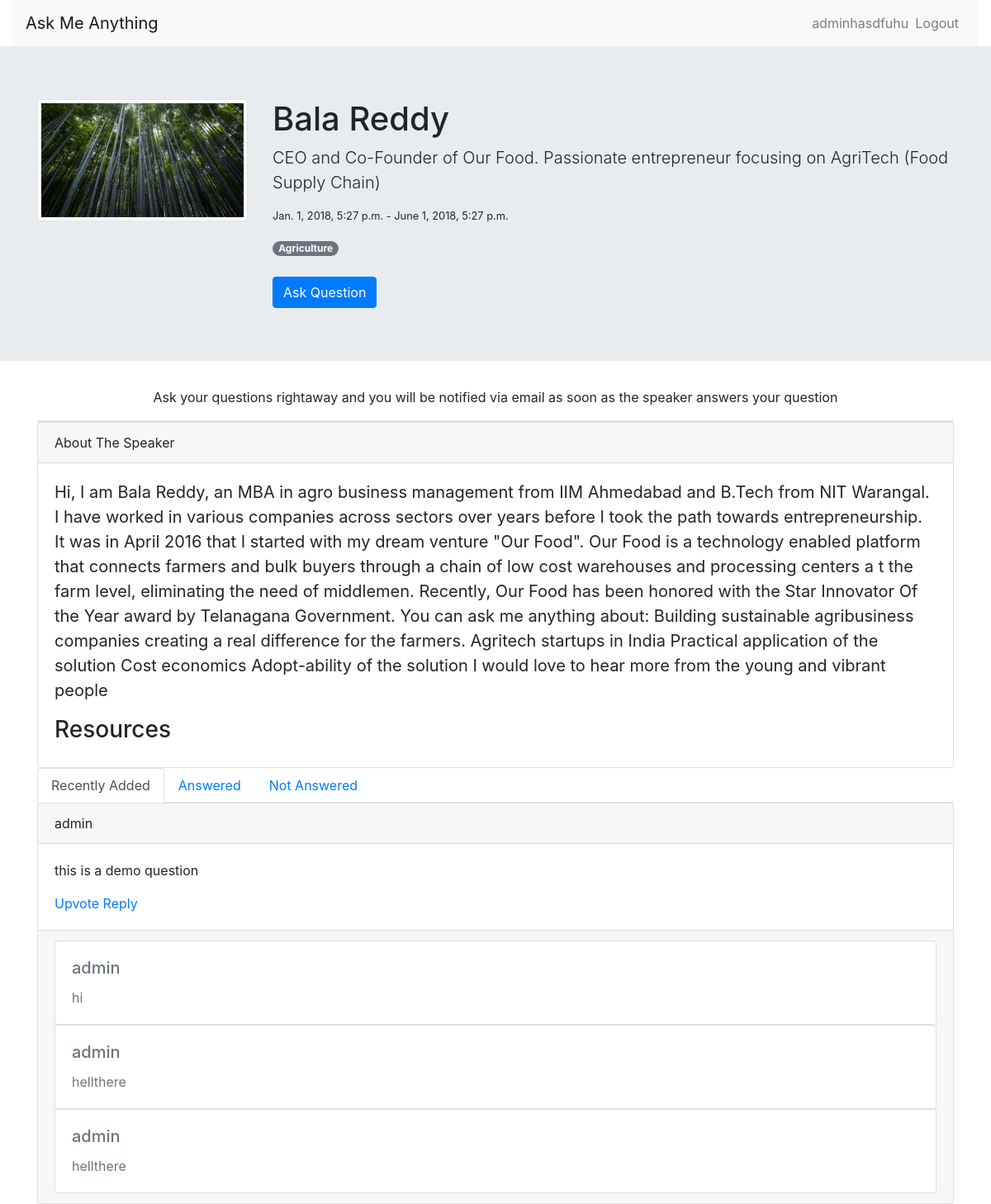
Page /2/ (signed in) on the committed database.
### core/models.py (models this page shows, shortened)
class Speaker(models.Model):
	name = models.CharField(max_length=100)
	photo = models.ImageField()
	brief = models.CharField(max_length=1000)
	description = models.TextField()
	tagline = models.CharField(max_length=1000)
	tags = models.ManyToManyField(Tag, related_name="speakers")
	available_from = models.DateTimeField()
	available_to = models.DateTimeField()
	created_at = models.DateTimeField(auto_now_add=True)

class Tag(models.Model):
	word = models.CharField(max_length=35)
	slug = models.CharField(max_length=250)
	created_at = models.DateTimeField(auto_now_add=True)
	def __unicode__(self):
		return self.word

class Question(models.Model):
	speaker = models.ForeignKey(Speaker, on_delete=models.CASCADE, related_name="questions")
	posted_by = models.ForeignKey(User, on_delete=models.CASCADE)
	description = models.TextField()
	answered = models.BooleanField(default=False)
	created_at = models.DateTimeField(auto_now_add=True)

class Reply(models.Model):
	question = models.ForeignKey(Question, on_delete=models.CASCADE)
	reply_text = models.TextField()
	posted_by = models.ForeignKey(User, on_delete=models.CASCADE)
	created_at = models.DateTimeField(auto_now_add=True)

### core/views.py (the view)
# urls.py: url(r'^(?P<speaker_id>[0-9]+)/$', views.detailview, name="detail"),
@login_required(login_url='/signin/')
def detailview(request, speaker_id):
	speaker = Speaker.objects.get(id=speaker_id)
	questions = Question.objects.all().filter(speaker=speaker)
	replies = Reply.objects.all()
	context = {
		'speaker': speaker,
		'questions': questions,
		'replies': replies,
	}
	return render(request, 'core/detail.html', context)

### core/templates/core/detail.html (shortened to what this page needs)
{% extends 'core/base.html' %}
{% block content %}
	<div class="jumbotron jumbotron-fluid">
	  <div class="container">
	  	<div class="row">
	  	<div class="col-md-3">
	  		<img class="img img-thumbnail" src="{{speaker.photo.url}}">
	  	</div>
	  	<div class="col-md-9">
	  		<h1 class="display-7">{{speaker.name}}</h1>
		    <p class="lead">{{speaker.brief}}</p>
		    <p class="lead small">{{ speaker.available_from }} - {{speaker.available_to}}</p>
		    {% for tag in speaker.tags.all %}
			    <span class="badge badge-pill badge-secondary">{{tag}}</span>
		    {% endfor %}
		  <br><br>
		  <a class="btn btn-primary" data-toggle="collapse" href="#collapseExample" role="button" aria-expanded="false" aria-controls="collapseExample">
		    Ask Question
		  </a>
	  	</div>
	  	</div>
	  </div>
	</div>
	<div class="row">
		<div class="container">
			<p class="text-center">Ask your questions rightaway and you will be notified via email as soon as the speaker answers your question</p>
			<div class="card">
			</div>
			<div class="card">
			  <div class="card-header">
			    About The Speaker
			  </div>
			  <div class="card-body">
			    <blockquote class="blockquote mb-0">
			      <p>{{speaker.description}}</p>
			      <h3>Resources</h3>
			    </blockquote>
			  </div>
			</div>
			<ul class="nav nav-tabs" id="myTab" role="tablist">
			  <li class="nav-item">
			    <a class="nav-link active" id="home-tab" data-toggle="tab" href="#home" role="tab" aria-controls="home" aria-selected="true">Recently Added</a>
			  </li>
			  <li class="nav-item">
			    <a class="nav-link" id="profile-tab" data-toggle="tab" href="#profile" role="tab" aria-controls="profile" aria-selected="false">Answered</a>
			  </li>
			  <li class="nav-item">
			    <a class="nav-link" id="contact-tab" data-toggle="tab" href="#contact" role="tab" aria-controls="contact" aria-selected="false">Not Answered</a>
			  </li>
			</ul>
			<div class="tab-content" id="myTabContent">
			  <div class="tab-pane fade show active" id="home" role="tabpanel" aria-labelledby="home-tab">
			  	{% for question in questions %}
				  	<div class="card">
					  <div class="card-header">
					    {{question.posted_by.username}}
					  </div>
					  <div class="card-body">
					    <p class="card-text">{{question.description}}</p>
					    <a href="#">Upvote</a>
						  <a data-toggle="collapse" href="#question-{{question.id}}" role="button" aria-expanded="false" aria-controls="question-{{question.id}}">
						    Reply
						  </a>
					  </div>
					  <div class="card-footer text-muted">
						{% for reply in replies %}
							{% if reply.question == question %}
							<div class="card">
							  <div class="card-body">
							    <h5 class="card-title">{{reply.posted_by.username}}</h5>
							    <p class="card-text">{{reply.reply_text}}</p>
							  </div>
							</div>
							{% endif %}
						{% endfor %}
					  </div>
					</div>
				{% endfor %}
			  </div>
			</div>
		</div>
	</div>
{% endblock %}

### core/templates/core/base.html (shortened to what this page needs)
<!doctype html>
<html lang="en">
  <head>
    <link rel="stylesheet" href="https://stackpath.bootstrapcdn.com/bootstrap/4.1.1/css/bootstrap.min.css">
  </head>
  <body>
  	<div id="app" class="container-fluid">
    <nav class="navbar navbar-expand-lg navbar-light bg-light">
        <a class="navbar-brand" href="{% url 'home' %}">Ask Me Anything</a>
        <div id="navbarNavDropdown" class="navbar-collapse collapse">
            <ul class="navbar-nav">
                {% if request.user.is_authenticated %}
                 <span class="navbar-text">
				    {{request.user.username}}
				 </span>
            	<li class="nav-item">
                    <a class="nav-link" href="{% url 'signout' %}">Logout</a>
                </li>
                {% endif %}
            </ul>
        </div>
    </nav>
</div>
   {% block content %}
   {% endblock %}
  </body>
</html>

### rows in the picture
Speaker: photo (picture), name "Bala Reddy", brief "CEO and Co-Founder of Our Food. Passionate entrepreneur focusing on AgriTech (Food Supply Chain)", available_from "Jan. 1, 2018, 5:27 p.m.", available_to "June 1, 2018, 5:27 p.m.", description "Hi, I am Bala Reddy, an MBA in agro business management from IIM Ahmedabad and B.Tech from NIT Warangal. I have worked in various companies across sectors over years before I took the path towards entrepreneurship. It was in April 2016 that I started with my dream venture \"Our Food\". Our Food is a technology enabled platform that connects farmers and bulk buyers through a chain of low cost warehouses and processing centers a t the farm level, eliminating the need of middlemen. Recently, Our Food has been honored with the Star Innovator Of the Year award by Telanagana Government. You can ask me anything about: Building sustainable agribusiness companies creating a real difference for the…"
Tag: word "Agriculture"
Question: posted_by.username "admin", description "this is a demo question"
Reply: posted_by.username "admin", reply_text "hi"
Reply: posted_by.username "admin", reply_text "hellthere"
Reply: posted_by.username "admin", reply_text "hellthere"

### other values in the picture
{{ request.user.username }} "adminhasdfuhu"
